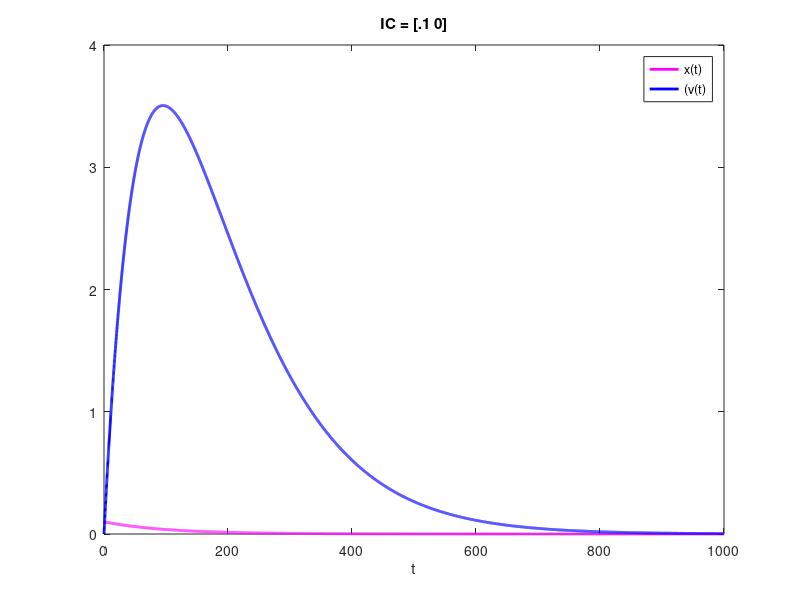
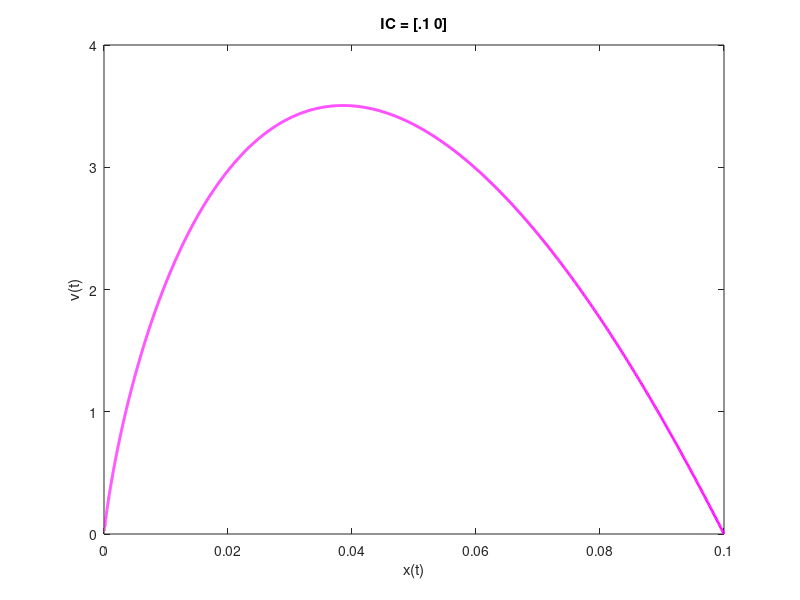
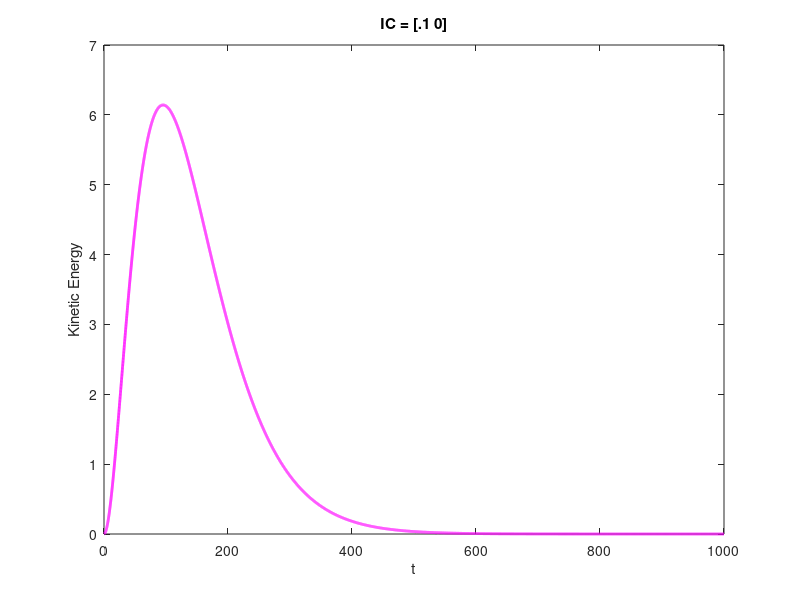

Recreate these plots in MATLAB, in order.
ah = [-0.01 0;
    1 -0.011;];
   

[v,d]=eig(ah)

y0A= [0.1;
    0];


tspan = 0:.1:1000;

[t,yA] = ode45(@(t,y)ah*y,tspan,y0A);

figure                
plot(t,yA(:,1),'m','linewidth',2), hold on
plot(t,yA(:,2),'b','linewidth',2)
title('IC = [.1 0]')
% ylabel('x(t)')
xlabel('t')
legend('x(t)', '(v(t)', 'location', 'best')


figure                
plot(yA(:,1),yA(:,2),'m','linewidth',2)
title('IC = [.1 0]')
xlabel('x(t)')
ylabel('v(t)')

T = .5*yA(:,2).^2;

figure                
plot(t,T,'m','linewidth',2)
title('IC = [.1 0]')
ylabel('Kinetic Energy')
xlabel('t')

%%
A = [0 1;
    -8 -6;];

[V,D] = eig(A)

%%
A = [0 1;
    -1 0;];

[V,D] = eig(A)
